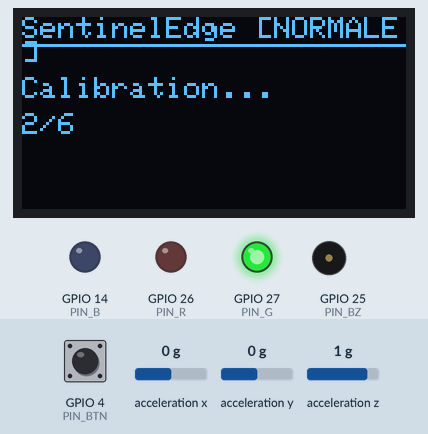
Recording of a sketch running on a simulated ESP32. On the bench: 128×64 one-colour display, output pins drawn as LEDs (lit = HIGH), buzzer (waves = sounding). Wiring (from diagram.json): MPU-6050 motion sensor at I2C address 0x68. The inputs (shaded band) are chosen by the test bench; at power-on: GPIO 4 (PIN_BTN) HIGH, acceleration x 0 g, acceleration y 0 g, acceleration z 1 g. Random numbers use the default seed unless the sketch sets one; what the sketch prints to the serial monitor is not drawn.

Above: at 1.2 s.
1.3 s: GPIO 4 (PIN_BTN) pulled LOW for 0.15 s
At 3.9 s:
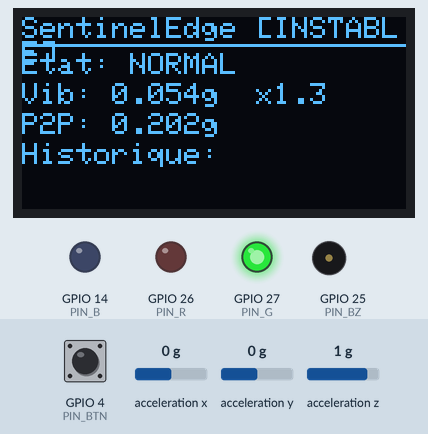
4.4 s: acceleration x set to -1.4 g
At 5.5 s:
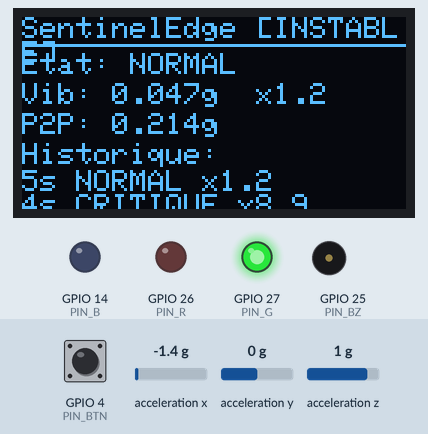
6.6 s: acceleration y set to -1.4 g
At 7.0 s:
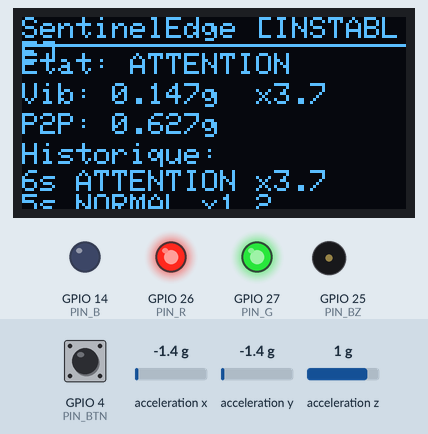
9.6 s: GPIO 4 (PIN_BTN) pulled LOW for 1 s
At 10.6 s:
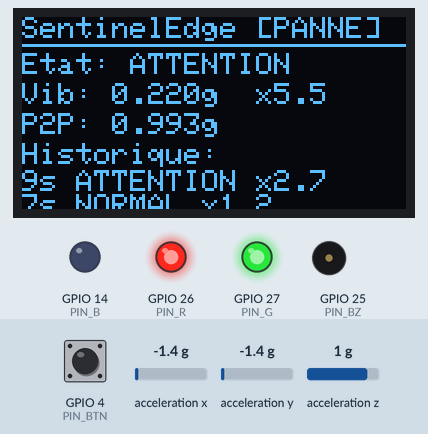
11.2 s: GPIO 4 (PIN_BTN) pulled LOW for 0.15 s
At 11.8 s:
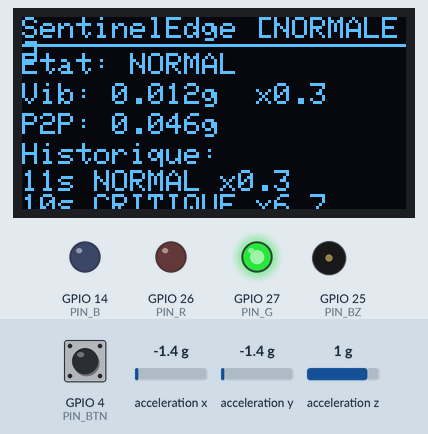
11.9 s: acceleration z set to 0 g
At 12.6 s:
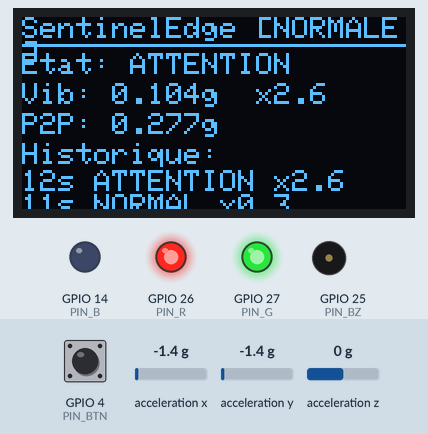
Timing chart, 0 to 14.9 s (numbered marks = the images above; inputs shaded):
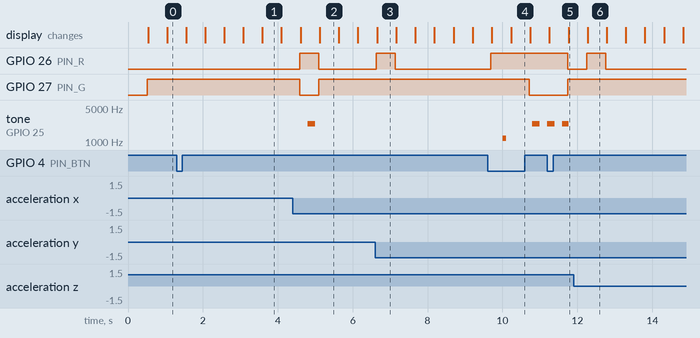

The sketch:

sketch.ino
```cpp
#include <Wire.h>
#include <Adafruit_GFX.h>
#include <Adafruit_SSD1306.h>

#define PIN_R   26
#define PIN_G   27
#define PIN_B   14
#define PIN_BZ  25
#define PIN_BTN 4

Adafruit_SSD1306 oled(128, 64, &Wire, -1);
const uint8_t MPU_ADDR = 0x68;

const int   N_SAMPLES   = 25;
const int   CALIB_WIN   = 6;
const float WARN_RATIO  = 2.5;
const float CRIT_RATIO  = 6.0;

enum Mode { MODE_NORMAL, MODE_INSTABLE, MODE_PANNE };
const char* modeNames[]  = { "NORMALE", "INSTABLE", "PANNE" };
const float modeAmp[]    = { 0.02, 0.08, 0.35 };
Mode mode = MODE_NORMAL;

enum Level { LVL_OK, LVL_WARN, LVL_CRIT };
const char* levelNames[] = { "NORMAL", "ATTENTION", "CRITIQUE" };

float buf[N_SAMPLES];
int   idx = 0;
float baseline = 0;
int   calibCount = 0;
bool  calibrated = false;
Level level = LVL_OK;

struct Alert { uint32_t t; Level lvl; float ratio; };
Alert history[4];
int   histCount = 0;

float lastStd = 0, lastP2P = 0, lastRatio = 0;

void mpuInit() {
  Wire.beginTransmission(MPU_ADDR);
  Wire.write(0x6B); Wire.write(0);
  Wire.endTransmission(true);
}

float readAccelMagnitude() {
  Wire.beginTransmission(MPU_ADDR);
  Wire.write(0x3B);
  Wire.endTransmission(false);
  Wire.requestFrom((int)MPU_ADDR, 6, (int)true);
  int16_t ax = (Wire.read() << 8) | Wire.read();
  int16_t ay = (Wire.read() << 8) | Wire.read();
  int16_t az = (Wire.read() << 8) | Wire.read();
  float gx = ax / 16384.0, gy = ay / 16384.0, gz = az / 16384.0;
  return sqrt(gx * gx + gy * gy + gz * gz);
}

float injectVibration(float t) {
  float amp = modeAmp[mode];
  float noise = (random(-1000, 1000) / 1000.0) * amp;
  float harmonic = 0.5 * amp * sin(2 * PI * 35 * t);
  float burst = 0;
  if (mode == MODE_PANNE && random(0, 100) < 8) burst = amp * 2.0;
  return noise + harmonic + burst;
}

void computeStats() {
  float mean = 0, mn = buf[0], mx = buf[0];
  for (int i = 0; i < N_SAMPLES; i++) {
    mean += buf[i];
    if (buf[i] < mn) mn = buf[i];
    if (buf[i] > mx) mx = buf[i];
  }
  mean /= N_SAMPLES;
  float var = 0;
  for (int i = 0; i < N_SAMPLES; i++) var += (buf[i] - mean) * (buf[i] - mean);
  lastStd = sqrt(var / N_SAMPLES);
  lastP2P = mx - mn;
}

void analyze() {
  computeStats();

  if (!calibrated) {
    baseline += lastStd;
    if (++calibCount >= CALIB_WIN) {
      baseline /= CALIB_WIN;
      if (baseline < 0.005) baseline = 0.005;
      calibrated = true;
    }
    return;
  }

  lastRatio = lastStd / baseline;
  Level newLevel = LVL_OK;
  if (lastRatio >= CRIT_RATIO)      newLevel = LVL_CRIT;
  else if (lastRatio >= WARN_RATIO) newLevel = LVL_WARN;

  if (newLevel != level) {
    level = newLevel;
    for (int i = 3; i > 0; i--) history[i] = history[i - 1];
    history[0] = { millis() / 1000, level, lastRatio };
    if (histCount < 4) histCount++;
  }

  Serial.printf("%lu,%s,%.4f,%.4f,%.2f,%s\n", millis(), modeNames[mode],
                lastStd, lastP2P, lastRatio, levelNames[level]);
}

void updateLED() {
  digitalWrite(PIN_R, level == LVL_WARN || level == LVL_CRIT);
  digitalWrite(PIN_G, level == LVL_OK   || level == LVL_WARN);
  digitalWrite(PIN_B, LOW);
}

void updateBuzzer() {
  uint32_t t = millis();
  if (level == LVL_OK) {
    noTone(PIN_BZ);
  } else if (level == LVL_WARN) {
    if ((t / 1000) % 2 == 0 && (t % 1000) < 100) tone(PIN_BZ, 1200);
    else noTone(PIN_BZ);
  } else {
    if ((t / 200) % 2 == 0) tone(PIN_BZ, 2400);
    else noTone(PIN_BZ);
  }
}

void drawScreen() {
  oled.clearDisplay();
  oled.setTextSize(1);
  oled.setTextColor(SSD1306_WHITE);
  oled.setCursor(0, 0);
  oled.printf("SentinelEdge [%s]", modeNames[mode]);
  oled.drawLine(0, 9, 127, 9, SSD1306_WHITE);

  if (!calibrated) {
    oled.setCursor(0, 20); oled.print("Calibration...");
    oled.setCursor(0, 32); oled.printf("%d/%d", calibCount, CALIB_WIN);
  } else {
    oled.setCursor(0, 12); oled.printf("Etat: %s", levelNames[level]);
    oled.setCursor(0, 22); oled.printf("Vib: %.3fg  x%.1f", lastStd, lastRatio);
    oled.setCursor(0, 32); oled.printf("P2P: %.3fg", lastP2P);
    oled.setCursor(0, 42); oled.print("Historique:");
    for (int i = 0; i < min(histCount, 2); i++) {
      oled.setCursor(0, 51 + i * 8);
      oled.printf("%lus %s x%.1f", history[i].t, levelNames[history[i].lvl], history[i].ratio);
    }
  }
  oled.display();
}

void checkButton() {
  static bool last = HIGH;
  static uint32_t lastT = 0;
  bool now = digitalRead(PIN_BTN);
  if (last == HIGH && now == LOW && millis() - lastT > 250) {
    mode = (Mode)((mode + 1) % 3);
    lastT = millis();
  }
  last = now;
}

void setup() {
  Serial.begin(115200);
  pinMode(PIN_R, OUTPUT); pinMode(PIN_G, OUTPUT); pinMode(PIN_B, OUTPUT);
  pinMode(PIN_BZ, OUTPUT);
  pinMode(PIN_BTN, INPUT_PULLUP);
  Wire.begin(21, 22);
  mpuInit();
  oled.begin(SSD1306_SWITCHCAPVCC, 0x3C);
  Serial.println("ms,mode,std_g,p2p_g,ratio,niveau");
}

void loop() {
  static uint32_t lastSample = 0;
  checkButton();

  if (millis() - lastSample >= 20) {
    lastSample = millis();
    buf[idx++] = readAccelMagnitude() + injectVibration(millis() / 1000.0);
    if (idx >= N_SAMPLES) {
      idx = 0;
      analyze();
      updateLED();
      drawScreen();
    }
  }
  if (calibrated) updateBuzzer();
}
```

Measured:
- after the input at 4.4 s, GPIO 26 (PIN_R): LOW → HIGH after 0.18 s, → LOW 0.51 s later; GPIO 27 (PIN_G): HIGH → LOW after 0.18 s, → HIGH 0.51 s later; tone on GPIO 25 (PIN_BZ): silent → 2400 Hz after 0.40 s, → silent 0.20 s later
- after the input at 6.6 s, GPIO 26 (PIN_R): LOW → HIGH at once, → LOW 0.51 s later
- after the input at 9.6 s, GPIO 26 (PIN_R): LOW → HIGH after 0.09 s; GPIO 27 (PIN_G): HIGH → LOW after 1.1 s; tone on GPIO 25 (PIN_BZ): silent → 1200 Hz after 0.40 s, → silent 0.10 s later, → 2400 Hz 0.70 s later, → silent 0.20 s later
- after the input at 11.2 s, GPIO 26 (PIN_R): HIGH → LOW after 0.54 s
- after the input at 11.9 s, GPIO 26 (PIN_R): LOW → HIGH after 0.35 s, → LOW 0.51 s later
- what the display in image 1 shows lasts 0.5 s, from 3.6 s to 4.1 s
